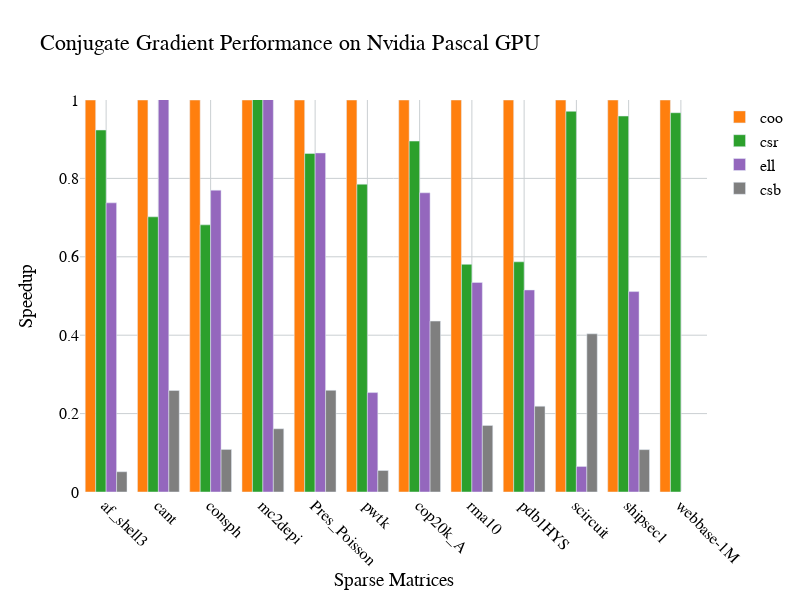

Write notebook code for a chart like this one.
### Code cell
import pandas as pd
import plotly.offline as py
import plotly.graph_objs as go

%matplotlib inline

py.init_notebook_mode(connected=True)

df = pd.read_csv('/home/edavis/Work/PolyhedralDataflowIR/data/cg_run_gpu.csv')

#par_type = 'GPU'
#bsizes = ['Small',  'Medium',  'Large']
#symbols = ['diamond', 'square', 'circle', 'cross']
#colors = ['rgb(31, 119, 180)', 'rgb(255, 127, 14)',
colors = ['rgb(255, 127, 14)',
        'rgb(44, 160, 44)', # 'rgb(214, 39, 40)',
        'rgb(148, 103, 189)', #'rgb(140, 86, 75)',
        #'rgb(227, 119, 194)',
          'rgb(127, 127, 127)',
        'rgb(188, 189, 34)', 'rgb(23, 190, 207)']
xcol = 'matrix'
ycol = 'speedup' #'exec-time' #'insp-time'
groupcol = 'format'
msize = 16
lsize = 6
fname = 'Arial'
fcolor = 'black'
fsize = 16
dashes = ''

ncells = df[xcol].unique()
group_vals = df[groupcol].unique()
#print(group_vals)

#ncellstr = []
#ticklabels = bsizes
#for i in range(len(ncells)):
#    ncell = ncells[i]
#    bsize = bsizes[i]
#    if not np.isnan(ncell):
#        ncellstr.append('%s (N=%d)' % (bsize, ncell))
        
data = []
nseries = len(group_vals)
if (nseries > len(colors)):
    nseries = len(colors)

# Filter data...
#sub = df.loc[df['nprocs'] == 28]
sub = df.loc[df[groupcol] != 'dia']
sub = sub.loc[sub[groupcol] != 'dsr']
#sub = sub.loc[sub[groupcol] != 'csb']

grp = sub.groupby(['format']).mean()
print(grp)

for j in range(nseries):
    ser = sub.loc[sub[groupcol] == group_vals[j]]

    # Create a trace
    trace = go.Bar(
        x=ser[xcol],
        y=ser[ycol],
        name=group_vals[j],
        marker=dict(color=colors[j]),
    )

    data.append(trace)

legendpos = (0.6, 1.0)
#print(ticklabels)

# Edit the layout
layout = dict(
    font=dict(family=fname, size=fsize, color=fcolor),
    title='Conjugate Gradient Performance on Nvidia Pascal GPU',
    plot_bgcolor='rgba(0,0,0,0)',
    
    xaxis=dict(
        title='Sparse Matrices',
        tickangle=45,
    ),
    yaxis=dict(
        title='Speedup',
        #title='Executor Time (s)',
        dtick=0.2,
        range=[0, 1],
        tickprefix='   ',
    ),
    width=800,
    height=600
)

fig = go.Figure(data=data, layout=layout)
fig.update_xaxes(showgrid=True, gridwidth=1, gridcolor='#CACFD2')
fig.update_yaxes(showgrid=True, gridwidth=1, gridcolor='#CACFD2')
#fig.update_layout(yaxis_type="log")
py.iplot(fig, filename='cg_perf')

### Figure 1 — Plotly figure (JSON) as saved in the notebook; plotly's stock layout.template omitted (floating-point values rounded to 4 significant figures)
{"data": [{"marker": {"color": "rgb(255, 127, 14)"}, "name": "coo", "type": "bar", "x": ["af_shell3", "cant", "consph", "mc2depi", "Pres_Poisson", "pwtk", "cop20k_A", "rma10", "pdb1HYS", "scircuit", "shipsec1", "webbase-1M"], "y": [1, 1, 1, 1, 1, 1, 1, 1, 1, 1, 1, 1]}, {"marker": {"color": "rgb(44, 160, 44)"}, "name": "csr", "type": "bar", "x": ["af_shell3", "cant", "consph", "mc2depi", "Pres_Poisson", "pwtk", "cop20k_A", "rma10", "pdb1HYS", "scircuit", "shipsec1", "webbase-1M"], "y": [0.9234, 0.702, 0.6814, 1.092, 0.8634, 0.7853, 0.8952, 0.5807, 0.5872, 0.9711, 0.959, 0.9675]}, {"marker": {"color": "rgb(148, 103, 189)"}, "name": "ell", "type": "bar", "x": ["af_shell3", "cant", "consph", "mc2depi", "Pres_Poisson", "pwtk", "cop20k_A", "rma10", "pdb1HYS", "scircuit", "shipsec1"], "y": [0.7376, 1.004, 0.77, 1.031, 0.8649, 0.2536, 0.7633, 0.5345, 0.5154, 0.06515, 0.5113]}, {"marker": {"color": "rgb(127, 127, 127)"}, "name": "csb", "type": "bar", "x": ["af_shell3", "cant", "consph", "mc2depi", "Pres_Poisson", "pwtk", "cop20k_A", "rma10", "pdb1HYS", "scircuit", "shipsec1"], "y": [0.05172, 0.259, 0.1086, 0.1614, 0.2594, 0.05485, 0.436, 0.1697, 0.2189, 0.4035, 0.1081]}, {"marker": {"color": "rgb(188, 189, 34)"}, "name": "dia", "type": "bar", "x": [], "y": []}, {"marker": {"color": "rgb(23, 190, 207)"}, "name": "dsr", "type": "bar", "x": [], "y": []}], "layout": {"font": {"color": "black", "family": "Arial", "size": 16}, "height": 600, "plot_bgcolor": "rgba(0,0,0,0)", "title": {"text": "Conjugate Gradient Performance on Nvidia Pascal GPU"}, "width": 800, "xaxis": {"gridcolor": "#CACFD2", "gridwidth": 1, "showgrid": true, "tickangle": 45, "title": {"text": "Sparse Matrices"}}, "yaxis": {"dtick": 0.2, "gridcolor": "#CACFD2", "gridwidth": 1, "range": [0, 1], "showgrid": true, "tickprefix": "   ", "title": {"text": "Speedup"}}}}
